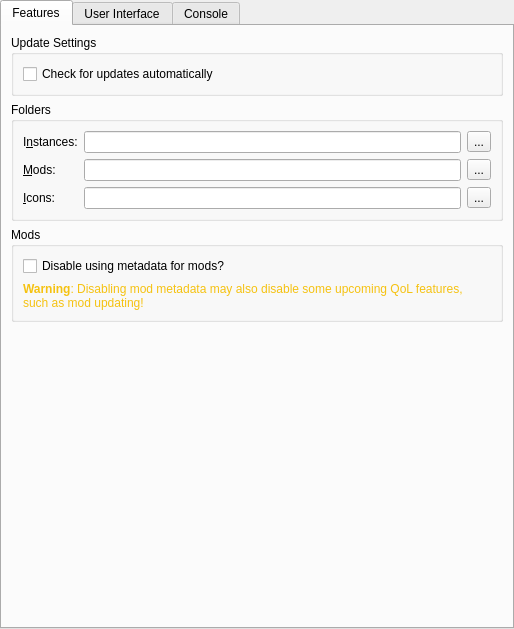
<?xml version="1.0" encoding="UTF-8"?>
<ui version="4.0">
 <class>LauncherPage</class>
 <widget class="QWidget" name="LauncherPage">
  <property name="geometry">
   <rect>
    <x>0</x>
    <y>0</y>
    <width>514</width>
    <height>629</height>
   </rect>
  </property>
  <property name="sizePolicy">
   <sizepolicy hsizetype="MinimumExpanding" vsizetype="MinimumExpanding">
    <horstretch>0</horstretch>
    <verstretch>0</verstretch>
   </sizepolicy>
  </property>
  <layout class="QVBoxLayout" name="mainLayout">
   <property name="leftMargin">
    <number>0</number>
   </property>
   <property name="topMargin">
    <number>0</number>
   </property>
   <property name="rightMargin">
    <number>0</number>
   </property>
   <property name="bottomMargin">
    <number>0</number>
   </property>
   <item>
    <widget class="QTabWidget" name="tabWidget">
     <property name="toolTip">
      <string notr="true"/>
     </property>
     <property name="tabShape">
      <enum>QTabWidget::Rounded</enum>
     </property>
     <property name="currentIndex">
      <number>0</number>
     </property>
     <widget class="QWidget" name="featuresTab">
      <attribute name="title">
       <string>Features</string>
      </attribute>
      <layout class="QVBoxLayout" name="verticalLayout_9">
       <item>
        <widget class="QGroupBox" name="updateSettingsBox">
         <property name="title">
          <string>Update Settings</string>
         </property>
         <layout class="QVBoxLayout" name="verticalLayout_7">
          <item>
           <widget class="QCheckBox" name="autoUpdateCheckBox">
            <property name="text">
             <string>Check for updates automatically</string>
            </property>
           </widget>
          </item>
         </layout>
        </widget>
       </item>
       <item>
        <widget class="QGroupBox" name="foldersBox">
         <property name="title">
          <string>Folders</string>
         </property>
         <layout class="QGridLayout" name="foldersBoxLayout">
          <item row="1" column="2">
           <widget class="QToolButton" name="modsDirBrowseBtn">
            <property name="text">
             <string notr="true">...</string>
            </property>
           </widget>
          </item>
          <item row="0" column="2">
           <widget class="QToolButton" name="instDirBrowseBtn">
            <property name="text">
             <string notr="true">...</string>
            </property>
           </widget>
          </item>
          <item row="2" column="2">
           <widget class="QToolButton" name="iconsDirBrowseBtn">
            <property name="text">
             <string notr="true">...</string>
            </property>
           </widget>
          </item>
          <item row="0" column="1">
           <widget class="QLineEdit" name="instDirTextBox"/>
          </item>
          <item row="2" column="0">
           <widget class="QLabel" name="labelIconsDir">
            <property name="text">
             <string>&amp;Icons:</string>
            </property>
            <property name="buddy">
             <cstring>iconsDirTextBox</cstring>
            </property>
           </widget>
          </item>
          <item row="1" column="1">
           <widget class="QLineEdit" name="modsDirTextBox"/>
          </item>
          <item row="0" column="0">
           <widget class="QLabel" name="labelInstDir">
            <property name="text">
             <string>I&amp;nstances:</string>
            </property>
            <property name="buddy">
             <cstring>instDirTextBox</cstring>
            </property>
           </widget>
          </item>
          <item row="2" column="1">
           <widget class="QLineEdit" name="iconsDirTextBox"/>
          </item>
          <item row="1" column="0">
           <widget class="QLabel" name="labelModsDir">
            <property name="text">
             <string>&amp;Mods:</string>
            </property>
            <property name="buddy">
             <cstring>modsDirTextBox</cstring>
            </property>
           </widget>
          </item>
         </layout>
        </widget>
       </item>
       <item>
        <widget class="QGroupBox" name="modsBox">
         <property name="title">
          <string>Mods</string>
         </property>
         <layout class="QVBoxLayout" name="verticalLayout_4">
          <item>
           <widget class="QCheckBox" name="metadataDisableBtn">
            <property name="toolTip">
             <string>Disable using metadata provided by mod providers (like Modrinth or Curseforge) for mods.</string>
            </property>
            <property name="text">
             <string>Disable using metadata for mods?</string>
            </property>
           </widget>
          </item>
          <item>
           <widget class="QLabel" name="metadataWarningLabel">
            <property name="text">
             <string>&lt;html&gt;&lt;head/&gt;&lt;body&gt;&lt;p&gt;&lt;span style=&quot; font-weight:600; color:#f5c211;&quot;&gt;Warning&lt;/span&gt;&lt;span style=&quot; color:#f5c211;&quot;&gt;: Disabling mod metadata may also disable some upcoming QoL features, such as mod updating!&lt;/span&gt;&lt;/p&gt;&lt;/body&gt;&lt;/html&gt;</string>
            </property>
            <property name="wordWrap">
             <bool>true</bool>
            </property>
           </widget>
          </item>
         </layout>
        </widget>
       </item>
       <item>
        <spacer name="verticalSpacer_2">
         <property name="orientation">
          <enum>Qt::Vertical</enum>
         </property>
         <property name="sizeHint" stdset="0">
          <size>
           <width>0</width>
           <height>0</height>
          </size>
         </property>
        </spacer>
       </item>
      </layout>
     </widget>
     <widget class="QWidget" name="generalTab">
      <attribute name="title">
       <string>User Interface</string>
      </attribute>
      <layout class="QVBoxLayout" name="verticalLayout_6">
       <item>
        <widget class="QGroupBox" name="sortingModeBox">
         <property name="enabled">
          <bool>true</bool>
         </property>
         <property name="title">
          <string>Instance view sorting mode</string>
         </property>
         <layout class="QHBoxLayout" name="sortingModeBoxLayout">
          <item>
           <widget class="QRadioButton" name="sortLastLaunchedBtn">
            <property name="text">
             <string>&amp;By last launched</string>
            </property>
            <attribute name="buttonGroup">
             <string notr="true">sortingModeGroup</string>
            </attribute>
           </widget>
          </item>
          <item>
           <widget class="QRadioButton" name="sortByNameBtn">
            <property name="text">
             <string>By &amp;name</string>
            </property>
            <attribute name="buttonGroup">
             <string notr="true">sortingModeGroup</string>
            </attribute>
           </widget>
          </item>
         </layout>
        </widget>
       </item>
       <item>
        <widget class="QGroupBox" name="themeBox">
         <property name="title">
          <string>Theme</string>
         </property>
         <layout class="QFormLayout" name="formLayout">
          <item row="0" column="0">
           <widget class="QLabel" name="label_3">
            <property name="text">
             <string>&amp;Icons</string>
            </property>
            <property name="buddy">
             <cstring>themeComboBox</cstring>
            </property>
           </widget>
          </item>
          <item row="0" column="1">
           <widget class="QComboBox" name="themeComboBox">
            <property name="sizePolicy">
             <sizepolicy hsizetype="Expanding" vsizetype="Fixed">
              <horstretch>0</horstretch>
              <verstretch>0</verstretch>
             </sizepolicy>
            </property>
            <property name="focusPolicy">
             <enum>Qt::StrongFocus</enum>
            </property>
            <item>
             <property name="text">
              <string>Simple (Colored Icons)</string>
             </property>
            </item>
            <item>
             <property name="text">
              <string>Simple (Light Icons)</string>
             </property>
            </item>
            <item>
             <property name="text">
              <string>Simple (Dark Icons)</string>
             </property>
            </item>
            <item>
             <property name="text">
              <string>Simple (Blue Icons)</string>
             </property>
            </item>
            <item>
             <property name="text">
              <string notr="true">OSX</string>
             </property>
            </item>
            <item>
             <property name="text">
              <string notr="true">iOS</string>
             </property>
            </item>
            <item>
             <property name="text">
              <string>Flat</string>
             </property>
            </item>
            <item>
             <property name="text">
              <string>Legacy</string>
             </property>
            </item>
            <item>
             <property name="text">
              <string>Custom</string>
             </property>
            </item>
           </widget>
          </item>
          <item row="1" column="0">
           <widget class="QLabel" name="label_4">
            <property name="text">
             <string>&amp;Colors</string>
            </property>
            <property name="buddy">
             <cstring>themeComboBoxColors</cstring>
            </property>
           </widget>
          </item>
          <item row="1" column="1">
           <widget class="QComboBox" name="themeComboBoxColors">
            <property name="sizePolicy">
             <sizepolicy hsizetype="Expanding" vsizetype="Fixed">
              <horstretch>0</horstretch>
              <verstretch>0</verstretch>
             </sizepolicy>
            </property>
            <property name="focusPolicy">
             <enum>Qt::StrongFocus</enum>
            </property>
           </widget>
          </item>
         </layout>
        </widget>
       </item>
       <item>
        <widget class="QGroupBox" name="toolsBox">
         <property name="sizePolicy">
          <sizepolicy hsizetype="Preferred" vsizetype="Preferred">
           <horstretch>0</horstretch>
           <verstretch>0</verstretch>
          </sizepolicy>
         </property>
         <property name="title">
          <string>Tools</string>
         </property>
         <layout class="QVBoxLayout" name="verticalLayout">
          <item>
           <widget class="QCheckBox" name="preferMenuBarCheckBox">
            <property name="toolTip">
             <string>The menubar is more friendly for keyboard-driven interaction.</string>
            </property>
            <property name="text">
             <string>&amp;Replace toolbar with menubar</string>
            </property>
           </widget>
          </item>
         </layout>
        </widget>
       </item>
       <item>
        <spacer name="generalTabSpacer">
         <property name="orientation">
          <enum>Qt::Vertical</enum>
         </property>
         <property name="sizeHint" stdset="0">
          <size>
           <width>0</width>
           <height>0</height>
          </size>
         </property>
        </spacer>
       </item>
      </layout>
     </widget>
     <widget class="QWidget" name="consoleTab">
      <attribute name="title">
       <string>Console</string>
      </attribute>
      <layout class="QVBoxLayout" name="verticalLayout_2">
       <item>
        <widget class="QGroupBox" name="consoleSettingsBox">
         <property name="title">
          <string>Console Settings</string>
         </property>
         <layout class="QVBoxLayout" name="verticalLayout_3">
          <item>
           <widget class="QCheckBox" name="showConsoleCheck">
            <property name="text">
             <string>Show console while the game is &amp;running?</string>
            </property>
           </widget>
          </item>
          <item>
           <widget class="QCheckBox" name="autoCloseConsoleCheck">
            <property name="text">
             <string>&amp;Automatically close console when the game quits?</string>
            </property>
           </widget>
          </item>
          <item>
           <widget class="QCheckBox" name="showConsoleErrorCheck">
            <property name="text">
             <string>Show console when the game &amp;crashes?</string>
            </property>
           </widget>
          </item>
         </layout>
        </widget>
       </item>
       <item>
        <widget class="QGroupBox" name="groupBox_4">
         <property name="title">
          <string>&amp;History limit</string>
         </property>
         <layout class="QGridLayout" name="gridLayout_3">
          <item row="1" column="0">
           <widget class="QCheckBox" name="checkStopLogging">
            <property name="text">
             <string>&amp;Stop logging when log overflows</string>
            </property>
           </widget>
          </item>
          <item row="0" column="0">
           <widget class="QSpinBox" name="lineLimitSpinBox">
            <property name="sizePolicy">
             <sizepolicy hsizetype="Expanding" vsizetype="Fixed">
              <horstretch>0</horstretch>
              <verstretch>0</verstretch>
             </sizepolicy>
            </property>
            <property name="suffix">
             <string> lines</string>
            </property>
            <property name="minimum">
             <number>10000</number>
            </property>
            <property name="maximum">
             <number>1000000</number>
            </property>
            <property name="singleStep">
             <number>10000</number>
            </property>
            <property name="value">
             <number>100000</number>
            </property>
           </widget>
          </item>
         </layout>
        </widget>
       </item>
       <item>
        <widget class="QGroupBox" name="themeBox_2">
         <property name="sizePolicy">
          <sizepolicy hsizetype="Preferred" vsizetype="MinimumExpanding">
           <horstretch>0</horstretch>
           <verstretch>0</verstretch>
          </sizepolicy>
         </property>
         <property name="title">
          <string>Console &amp;font</string>
         </property>
         <layout class="QGridLayout" name="gridLayout_2">
          <item row="1" column="0" colspan="2">
           <widget class="QTextEdit" name="fontPreview">
            <property name="sizePolicy">
             <sizepolicy hsizetype="Expanding" vsizetype="MinimumExpanding">
              <horstretch>0</horstretch>
              <verstretch>0</verstretch>
             </sizepolicy>
            </property>
            <property name="horizontalScrollBarPolicy">
             <enum>Qt::ScrollBarAlwaysOff</enum>
            </property>
            <property name="undoRedoEnabled">
             <bool>false</bool>
            </property>
            <property name="textInteractionFlags">
             <set>Qt::TextSelectableByKeyboard|Qt::TextSelectableByMouse</set>
            </property>
           </widget>
          </item>
          <item row="0" column="0">
           <widget class="QFontComboBox" name="consoleFont">
            <property name="sizePolicy">
             <sizepolicy hsizetype="Expanding" vsizetype="Fixed">
              <horstretch>0</horstretch>
              <verstretch>0</verstretch>
             </sizepolicy>
            </property>
           </widget>
          </item>
          <item row="0" column="1">
           <widget class="QSpinBox" name="fontSizeBox">
            <property name="minimum">
             <number>5</number>
            </property>
            <property name="maximum">
             <number>16</number>
            </property>
            <property name="value">
             <number>11</number>
            </property>
           </widget>
          </item>
         </layout>
        </widget>
       </item>
      </layout>
     </widget>
    </widget>
   </item>
  </layout>
 </widget>
 <tabstops>
  <tabstop>tabWidget</tabstop>
  <tabstop>autoUpdateCheckBox</tabstop>
  <tabstop>instDirTextBox</tabstop>
  <tabstop>instDirBrowseBtn</tabstop>
  <tabstop>modsDirTextBox</tabstop>
  <tabstop>modsDirBrowseBtn</tabstop>
  <tabstop>iconsDirTextBox</tabstop>
  <tabstop>iconsDirBrowseBtn</tabstop>
  <tabstop>sortLastLaunchedBtn</tabstop>
  <tabstop>sortByNameBtn</tabstop>
  <tabstop>themeComboBox</tabstop>
  <tabstop>themeComboBoxColors</tabstop>
  <tabstop>showConsoleCheck</tabstop>
  <tabstop>autoCloseConsoleCheck</tabstop>
  <tabstop>showConsoleErrorCheck</tabstop>
  <tabstop>lineLimitSpinBox</tabstop>
  <tabstop>checkStopLogging</tabstop>
  <tabstop>consoleFont</tabstop>
  <tabstop>fontSizeBox</tabstop>
  <tabstop>fontPreview</tabstop>
 </tabstops>
 <resources/>
 <connections/>
 <buttongroups>
  <buttongroup name="sortingModeGroup"/>
 </buttongroups>
</ui>
